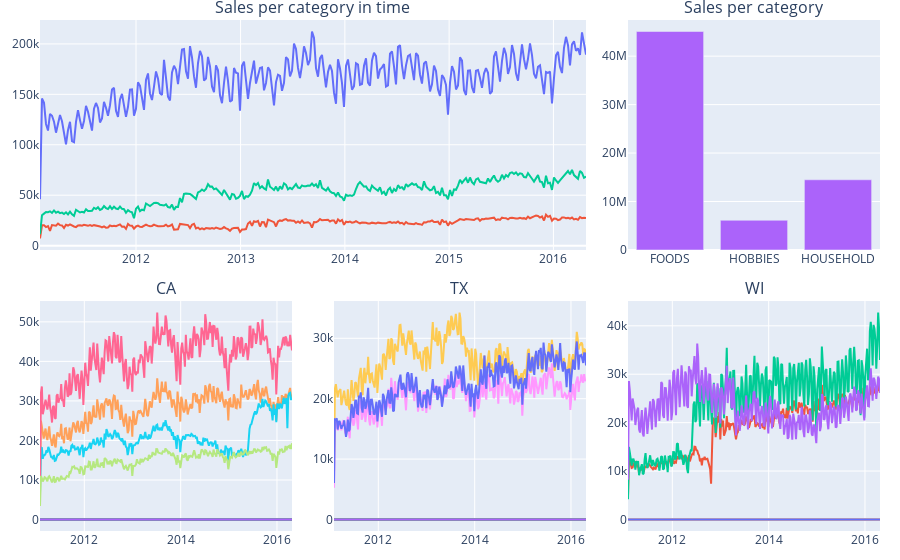

Notebook cell for this chart:
### Markdown cell above
### Weekly sales per category and stores

### Code cell
def plot_cat_store_sales(df):
    df_plot = df.groupby([pd.Grouper(key='date', freq='W'), 'state_id', 'store_id', 'cat_id']).sold_qty.sum().reset_index()
    
    fig = make_subplots(
        rows=2, cols=3,
        specs=[[{'colspan':2}, None, {}],
               [{}, {}, {}]],
        subplot_titles=('Sales per category in time', 'Sales per category', *df_plot.state_id.unique()),
        horizontal_spacing = 0.05,
        vertical_spacing = 0.1,
    )
    
    df_plot_cat = df_plot.groupby(['date', 'cat_id'], as_index=False).sold_qty.sum()
    for cat in df_plot_cat.cat_id.unique():
        df_cat_sales = df_plot_cat[df_plot_cat.cat_id == cat]
        fig.add_trace(
            go.Scatter(
                x=df_cat_sales.date, y=df_cat_sales.sold_qty,
                mode='lines',
                name=cat,
                showlegend=False,
            ),
            row=1, col=1
        )
    
    df_plot_cat = df_plot.groupby('cat_id', as_index=False).sold_qty.sum()
    fig.add_trace(
        go.Bar(
            x=df_plot_cat.cat_id, y=df_plot_cat.sold_qty,
            showlegend=False,
        ),
        row=1, col=3
    )
    
    df_plot_store_state = df_plot.groupby(['date', 'state_id', 'store_id'], as_index=False).sold_qty.sum()
    for i, state in enumerate(df_plot_store_state.state_id.unique()):
        for store in df_plot_store_state.store_id.unique():
            df_plot_store = df_plot_store_state[(df_plot_store_state.state_id == state) & (df_plot_store_state.store_id == store)]
            fig.add_trace(
                go.Scatter(
                    x=df_plot_store.date, y=df_plot_store.sold_qty,
                    mode='lines',
                    name=store,
                    showlegend=False,
                ),
                row=2, col=i+1
            )
    
    fig.update_layout(
        hovermode="x unified",
        height=600,
        margin=dict(l=20, r=20, t=20, b=20),
    )
    fig.show()

plot_cat_store_sales(df)

### Figure 1 — Plotly figure (JSON) as saved in the notebook; plotly's stock layout.template omitted (floating-point values rounded to 4 significant figures; data arrays with more than 128 entries replaced by an {"elided": "..."} marker saying what was removed)
{"data": [{"mode": "lines", "name": "FOODS", "showlegend": false, "type": "scatter", "x": {"elided": "274 str values"}, "xaxis": "x", "y": {"elided": "274 int values"}, "yaxis": "y"}, {"mode": "lines", "name": "HOBBIES", "showlegend": false, "type": "scatter", "x": {"elided": "274 str values"}, "xaxis": "x", "y": {"elided": "274 int values"}, "yaxis": "y"}, {"mode": "lines", "name": "HOUSEHOLD", "showlegend": false, "type": "scatter", "x": {"elided": "274 str values"}, "xaxis": "x", "y": {"elided": "274 int values"}, "yaxis": "y"}, {"showlegend": false, "type": "bar", "x": ["FOODS", "HOBBIES", "HOUSEHOLD"], "xaxis": "x2", "y": [45089939, 6124800, 14480670], "yaxis": "y2"}, {"mode": "lines", "name": "CA_1", "showlegend": false, "type": "scatter", "x": {"elided": "274 str values"}, "xaxis": "x3", "y": {"elided": "274 int values"}, "yaxis": "y3"}, {"mode": "lines", "name": "CA_2", "showlegend": false, "type": "scatter", "x": {"elided": "274 str values"}, "xaxis": "x3", "y": {"elided": "274 int values"}, "yaxis": "y3"}, {"mode": "lines", "name": "CA_3", "showlegend": false, "type": "scatter", "x": {"elided": "274 str values"}, "xaxis": "x3", "y": {"elided": "274 int values"}, "yaxis": "y3"}, {"mode": "lines", "name": "CA_4", "showlegend": false, "type": "scatter", "x": {"elided": "274 str values"}, "xaxis": "x3", "y": {"elided": "274 int values"}, "yaxis": "y3"}, {"mode": "lines", "name": "TX_1", "showlegend": false, "type": "scatter", "x": {"elided": "274 str values"}, "xaxis": "x3", "y": {"elided": "274 int values"}, "yaxis": "y3"}, {"mode": "lines", "name": "TX_2", "showlegend": false, "type": "scatter", "x": {"elided": "274 str values"}, "xaxis": "x3", "y": {"elided": "274 int values"}, "yaxis": "y3"}, {"mode": "lines", "name": "TX_3", "showlegend": false, "type": "scatter", "x": {"elided": "274 str values"}, "xaxis": "x3", "y": {"elided": "274 int values"}, "yaxis": "y3"}, {"mode": "lines", "name": "WI_1", "showlegend": false, "type": "scatter", "x": {"elided": "274 str values"}, "xaxis": "x3", "y": {"elided": "274 int values"}, "yaxis": "y3"}, {"mode": "lines", "name": "WI_2", "showlegend": false, "type": "scatter", "x": {"elided": "274 str values"}, "xaxis": "x3", "y": {"elided": "274 int values"}, "yaxis": "y3"}, {"mode": "lines", "name": "WI_3", "showlegend": false, "type": "scatter", "x": {"elided": "274 str values"}, "xaxis": "x3", "y": {"elided": "274 int values"}, "yaxis": "y3"}, {"mode": "lines", "name": "CA_1", "showlegend": false, "type": "scatter", "x": {"elided": "274 str values"}, "xaxis": "x4", "y": {"elided": "274 int values"}, "yaxis": "y4"}, {"mode": "lines", "name": "CA_2", "showlegend": false, "type": "scatter", "x": {"elided": "274 str values"}, "xaxis": "x4", "y": {"elided": "274 int values"}, "yaxis": "y4"}, {"mode": "lines", "name": "CA_3", "showlegend": false, "type": "scatter", "x": {"elided": "274 str values"}, "xaxis": "x4", "y": {"elided": "274 int values"}, "yaxis": "y4"}, {"mode": "lines", "name": "CA_4", "showlegend": false, "type": "scatter", "x": {"elided": "274 str values"}, "xaxis": "x4", "y": {"elided": "274 int values"}, "yaxis": "y4"}, {"mode": "lines", "name": "TX_1", "showlegend": false, "type": "scatter", "x": {"elided": "274 str values"}, "xaxis": "x4", "y": {"elided": "274 int values"}, "yaxis": "y4"}, {"mode": "lines", "name": "TX_2", "showlegend": false, "type": "scatter", "x": {"elided": "274 str values"}, "xaxis": "x4", "y": {"elided": "274 int values"}, "yaxis": "y4"}, {"mode": "lines", "name": "TX_3", "showlegend": false, "type": "scatter", "x": {"elided": "274 str values"}, "xaxis": "x4", "y": {"elided": "274 int values"}, "yaxis": "y4"}, {"mode": "lines", "name": "WI_1", "showlegend": false, "type": "scatter", "x": {"elided": "274 str values"}, "xaxis": "x4", "y": {"elided": "274 int values"}, "yaxis": "y4"}, {"mode": "lines", "name": "WI_2", "showlegend": false, "type": "scatter", "x": {"elided": "274 str values"}, "xaxis": "x4", "y": {"elided": "274 int values"}, "yaxis": "y4"}, {"mode": "lines", "name": "WI_3", "showlegend": false, "type": "scatter", "x": {"elided": "274 str values"}, "xaxis": "x4", "y": {"elided": "274 int values"}, "yaxis": "y4"}, {"mode": "lines", "name": "CA_1", "showlegend": false, "type": "scatter", "x": {"elided": "274 str values"}, "xaxis": "x5", "y": {"elided": "274 int values"}, "yaxis": "y5"}, {"mode": "lines", "name": "CA_2", "showlegend": false, "type": "scatter", "x": {"elided": "274 str values"}, "xaxis": "x5", "y": {"elided": "274 int values"}, "yaxis": "y5"}, {"mode": "lines", "name": "CA_3", "showlegend": false, "type": "scatter", "x": {"elided": "274 str values"}, "xaxis": "x5", "y": {"elided": "274 int values"}, "yaxis": "y5"}, {"mode": "lines", "name": "CA_4", "showlegend": false, "type": "scatter", "x": {"elided": "274 str values"}, "xaxis": "x5", "y": {"elided": "274 int values"}, "yaxis": "y5"}, {"mode": "lines", "name": "TX_1", "showlegend": false, "type": "scatter", "x": {"elided": "274 str values"}, "xaxis": "x5", "y": {"elided": "274 int values"}, "yaxis": "y5"}, {"mode": "lines", "name": "TX_2", "showlegend": false, "type": "scatter", "x": {"elided": "274 str values"}, "xaxis": "x5", "y": {"elided": "274 int values"}, "yaxis": "y5"}, {"mode": "lines", "name": "TX_3", "showlegend": false, "type": "scatter", "x": {"elided": "274 str values"}, "xaxis": "x5", "y": {"elided": "274 int values"}, "yaxis": "y5"}, {"mode": "lines", "name": "WI_1", "showlegend": false, "type": "scatter", "x": {"elided": "274 str values"}, "xaxis": "x5", "y": {"elided": "274 int values"}, "yaxis": "y5"}, {"mode": "lines", "name": "WI_2", "showlegend": false, "type": "scatter", "x": {"elided": "274 str values"}, "xaxis": "x5", "y": {"elided": "274 int values"}, "yaxis": "y5"}, {"mode": "lines", "name": "WI_3", "showlegend": false, "type": "scatter", "x": {"elided": "274 str values"}, "xaxis": "x5", "y": {"elided": "274 int values"}, "yaxis": "y5"}], "layout": {"annotations": [{"font": {"size": 16}, "showarrow": false, "text": "Sales per category in time", "x": 0.325, "xanchor": "center", "xref": "paper", "y": 1, "yanchor": "bottom", "yref": "paper"}, {"font": {"size": 16}, "showarrow": false, "text": "Sales per category", "x": 0.85, "xanchor": "center", "xref": "paper", "y": 1, "yanchor": "bottom", "yref": "paper"}, {"font": {"size": 16}, "showarrow": false, "text": "CA", "x": 0.15, "xanchor": "center", "xref": "paper", "y": 0.45, "yanchor": "bottom", "yref": "paper"}, {"font": {"size": 16}, "showarrow": false, "text": "TX", "x": 0.5, "xanchor": "center", "xref": "paper", "y": 0.45, "yanchor": "bottom", "yref": "paper"}, {"font": {"size": 16}, "showarrow": false, "text": "WI", "x": 0.85, "xanchor": "center", "xref": "paper", "y": 0.45, "yanchor": "bottom", "yref": "paper"}], "autosize": true, "hovermode": "x unified", "margin": {"b": 20, "l": 20, "r": 20, "t": 20}, "xaxis": {"anchor": "y", "autorange": true, "domain": [0, 0.65], "range": ["2011-01-30", "2016-04-24"], "type": "date"}, "xaxis2": {"anchor": "y2", "autorange": true, "domain": [0.7, 1], "range": [-0.5, 2.5], "type": "category"}, "xaxis3": {"anchor": "y3", "autorange": true, "domain": [0, 0.3], "range": ["2011-01-30", "2016-04-24"], "type": "date"}, "xaxis4": {"anchor": "y4", "autorange": true, "domain": [0.35, 0.65], "range": ["2011-01-30", "2016-04-24"], "type": "date"}, "xaxis5": {"anchor": "y5", "autorange": true, "domain": [0.7, 1], "range": ["2011-01-30", "2016-04-24"], "type": "date"}, "yaxis": {"anchor": "x", "autorange": true, "domain": [0.55, 1], "range": [-4278.0, 223700.0], "type": "linear"}, "yaxis2": {"anchor": "x2", "autorange": true, "domain": [0.55, 1], "range": [0, 47460000.0], "type": "linear"}, "yaxis3": {"anchor": "x3", "autorange": true, "domain": [0, 0.45], "range": [-2909.0, 55260.0], "type": "linear"}, "yaxis4": {"anchor": "x4", "autorange": true, "domain": [0, 0.45], "range": [-1903.0, 36170.0], "type": "linear"}, "yaxis5": {"anchor": "x5", "autorange": true, "domain": [0, 0.45], "range": [-2374.0, 45110.0], "type": "linear"}}}
